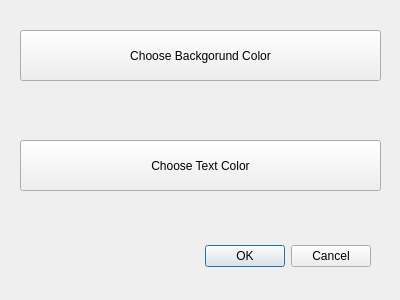
<?xml version="1.0" encoding="UTF-8"?>
<ui version="4.0">
 <class>MessageColorDialog</class>
 <widget class="QDialog" name="MessageColorDialog">
  <property name="geometry">
   <rect>
    <x>0</x>
    <y>0</y>
    <width>400</width>
    <height>300</height>
   </rect>
  </property>
  <property name="windowTitle">
   <string>Dialog</string>
  </property>
  <widget class="QDialogButtonBox" name="buttonBox">
   <property name="geometry">
    <rect>
     <x>30</x>
     <y>240</y>
     <width>341</width>
     <height>32</height>
    </rect>
   </property>
   <property name="orientation">
    <enum>Qt::Horizontal</enum>
   </property>
   <property name="standardButtons">
    <set>QDialogButtonBox::Cancel|QDialogButtonBox::Ok</set>
   </property>
  </widget>
  <widget class="QPushButton" name="bgColorPicker">
   <property name="geometry">
    <rect>
     <x>20</x>
     <y>30</y>
     <width>361</width>
     <height>51</height>
    </rect>
   </property>
   <property name="text">
    <string>Choose Backgorund Color</string>
   </property>
  </widget>
  <widget class="QPushButton" name="textColorPicker">
   <property name="geometry">
    <rect>
     <x>20</x>
     <y>140</y>
     <width>361</width>
     <height>51</height>
    </rect>
   </property>
   <property name="text">
    <string>Choose Text Color</string>
   </property>
  </widget>
 </widget>
 <resources/>
 <connections>
  <connection>
   <sender>buttonBox</sender>
   <signal>accepted()</signal>
   <receiver>MessageColorDialog</receiver>
   <slot>accept()</slot>
   <hints>
    <hint type="sourcelabel">
     <x>248</x>
     <y>254</y>
    </hint>
    <hint type="destinationlabel">
     <x>157</x>
     <y>274</y>
    </hint>
   </hints>
  </connection>
  <connection>
   <sender>buttonBox</sender>
   <signal>rejected()</signal>
   <receiver>MessageColorDialog</receiver>
   <slot>reject()</slot>
   <hints>
    <hint type="sourcelabel">
     <x>316</x>
     <y>260</y>
    </hint>
    <hint type="destinationlabel">
     <x>286</x>
     <y>274</y>
    </hint>
   </hints>
  </connection>
 </connections>
</ui>
